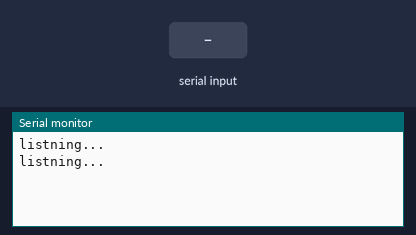
Recording of a sketch running on a simulated Arduino Uno, built with avr-gcc and run on an emulated ATmega328P. Parts: the last lines printed to the serial monitor. Inputs (shaded band) come from the test bench.

Above: at 3.2 s.
3.3 s: "1\n" received over the second serial link
At 4.8 s:
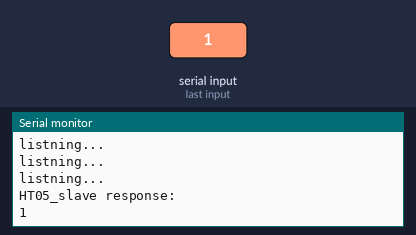
5.5 s: "0\n" received over the second serial link
At 6.8 s:
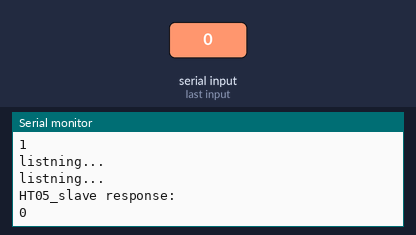
7.0 s: "2\n" received over the second serial link
At 7.5 s:
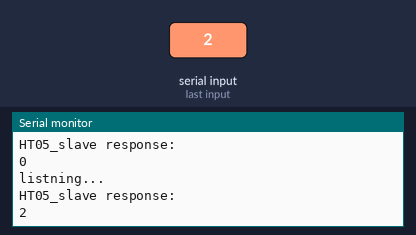

Measured:
- after the input at 3.3 s, the serial monitor: prints a new line after 0.71 s (image 1)
- after the input at 5.5 s, the serial monitor: prints a new line after 0.54 s (image 2)
- after the input at 7.0 s, the serial monitor: prints a new line at once (image 3)

The sketch:

HT_05_SLAVE.ino
```cpp
#include <SoftwareSerial.h>

int readSize =0;
char buffer[100];

int readSizeHT05_slave =0;
char bufferHT05_slave[100];
SoftwareSerial HT05_slave (21,20);

bool master = false;

void setup() {
  // put your setup code here, to run once:
  Serial.begin(9600);
  HT05_slave.begin(38400);
  delay(2000);
}

void loop() {
  Serial.println("listning...");
  if(hasMessageHT05_slave()){
      sendMessage();
  }
  delay(1000);
}

void sendMessage() {
  //Serial.print("received command: ");
  int readSize;
  readSize = readSizeHT05_slave;
  for(int i=0; i<readSize; i++){
      Serial.print(bufferHT05_slave[i]);
  }
   Serial.println();
}
bool hasMessage() {
  readSize = 0;
  Serial.print("have you send a message?");
  if(Serial.available()){
    Serial.println("->yes");
    while (Serial.available()){
      char c = Serial.read();
      if(c=='\n'){
        Serial.println("your message received");
        return true;
      }
      buffer[readSize]=c;
      readSize++;
    }
  }
  Serial.println("->no");
  readSize = 0;
  return false;
}

bool hasMessageHT05_slave() {
  readSizeHT05_slave = 0;
  //Serial.print("has HT05_slave send a message?");
  if(HT05_slave.available()){
    //Serial.println("->yes");
    while (HT05_slave.available()){
      char c = HT05_slave.read();
      if(c=='\n'){
        Serial.println("HT05_slave response:");
        //printMessage();
        return true;
      }
      bufferHT05_slave[readSizeHT05_slave]=c;
      readSizeHT05_slave++;
    }
  }
  //Serial.println("->no");
  readSizeHT05_slave = 0;
  return false;
}
```
